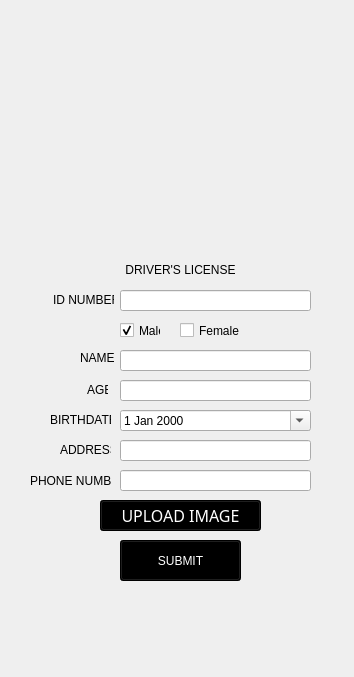
<?xml version="1.0" encoding="UTF-8"?>
<ui version="4.0">
 <class>Form</class>
 <widget class="QWidget" name="Form">
  <property name="geometry">
   <rect>
    <x>0</x>
    <y>0</y>
    <width>354</width>
    <height>677</height>
   </rect>
  </property>
  <property name="windowTitle">
   <string>Form</string>
  </property>
  <widget class="QLineEdit" name="DLName">
   <property name="geometry">
    <rect>
     <x>120</x>
     <y>350</y>
     <width>191</width>
     <height>21</height>
    </rect>
   </property>
  </widget>
  <widget class="QLabel" name="DLAgeLabel">
   <property name="geometry">
    <rect>
     <x>87</x>
     <y>380</y>
     <width>21</width>
     <height>20</height>
    </rect>
   </property>
   <property name="text">
    <string>AGE</string>
   </property>
  </widget>
  <widget class="QLineEdit" name="DLAge">
   <property name="geometry">
    <rect>
     <x>120</x>
     <y>380</y>
     <width>191</width>
     <height>21</height>
    </rect>
   </property>
  </widget>
  <widget class="QLabel" name="DLAddressLabel">
   <property name="geometry">
    <rect>
     <x>60</x>
     <y>440</y>
     <width>51</width>
     <height>20</height>
    </rect>
   </property>
   <property name="text">
    <string>ADDRESS</string>
   </property>
  </widget>
  <widget class="QLabel" name="DLNameLabel">
   <property name="geometry">
    <rect>
     <x>80</x>
     <y>350</y>
     <width>41</width>
     <height>16</height>
    </rect>
   </property>
   <property name="text">
    <string>NAME</string>
   </property>
  </widget>
  <widget class="QLabel" name="DLPhonenumberLabel">
   <property name="geometry">
    <rect>
     <x>30</x>
     <y>470</y>
     <width>81</width>
     <height>21</height>
    </rect>
   </property>
   <property name="text">
    <string>PHONE NUMBER</string>
   </property>
  </widget>
  <widget class="QLabel" name="DLTitle">
   <property name="geometry">
    <rect>
     <x>110</x>
     <y>260</y>
     <width>141</width>
     <height>20</height>
    </rect>
   </property>
   <property name="styleSheet">
    <string notr="true">font: 15pt &quot;Bahnschrift&quot;;</string>
   </property>
   <property name="text">
    <string>DRIVER'S LICENSE</string>
   </property>
   <property name="alignment">
    <set>Qt::AlignCenter</set>
   </property>
  </widget>
  <widget class="QLineEdit" name="DLAddress">
   <property name="geometry">
    <rect>
     <x>120</x>
     <y>440</y>
     <width>191</width>
     <height>21</height>
    </rect>
   </property>
  </widget>
  <widget class="QLabel" name="DLBirthdateLabel">
   <property name="geometry">
    <rect>
     <x>50</x>
     <y>410</y>
     <width>61</width>
     <height>20</height>
    </rect>
   </property>
   <property name="text">
    <string>BIRTHDATE</string>
   </property>
  </widget>
  <widget class="QCheckBox" name="DLFcheckBox_2">
   <property name="geometry">
    <rect>
     <x>180</x>
     <y>320</y>
     <width>61</width>
     <height>21</height>
    </rect>
   </property>
   <property name="text">
    <string>Female</string>
   </property>
  </widget>
  <widget class="QLineEdit" name="DLPhonenumber">
   <property name="geometry">
    <rect>
     <x>120</x>
     <y>470</y>
     <width>191</width>
     <height>21</height>
    </rect>
   </property>
  </widget>
  <widget class="QLabel" name="label">
   <property name="geometry">
    <rect>
     <x>0</x>
     <y>0</y>
     <width>351</width>
     <height>641</height>
    </rect>
   </property>
   <property name="styleSheet">
    <string notr="true">background-image: url(:/IMAGE/2.png);</string>
   </property>
   <property name="text">
    <string/>
   </property>
  </widget>
  <widget class="QCheckBox" name="DLMcheckBox">
   <property name="enabled">
    <bool>true</bool>
   </property>
   <property name="geometry">
    <rect>
     <x>120</x>
     <y>320</y>
     <width>41</width>
     <height>21</height>
    </rect>
   </property>
   <property name="text">
    <string>Male</string>
   </property>
   <property name="checked">
    <bool>true</bool>
   </property>
  </widget>
  <widget class="QPushButton" name="DLSubmit">
   <property name="geometry">
    <rect>
     <x>120</x>
     <y>540</y>
     <width>121</width>
     <height>41</height>
    </rect>
   </property>
   <property name="styleSheet">
    <string notr="true">font: 22pt &quot;Bebas&quot;;
color: white;
background-color: rgb(0, 0, 0);



</string>
   </property>
   <property name="text">
    <string>SUBMIT</string>
   </property>
  </widget>
  <widget class="QLineEdit" name="DLIdNumber">
   <property name="geometry">
    <rect>
     <x>120</x>
     <y>290</y>
     <width>191</width>
     <height>21</height>
    </rect>
   </property>
  </widget>
  <widget class="QLabel" name="DLNameLabel_2">
   <property name="geometry">
    <rect>
     <x>53</x>
     <y>290</y>
     <width>61</width>
     <height>20</height>
    </rect>
   </property>
   <property name="text">
    <string>ID NUMBER</string>
   </property>
  </widget>
  <widget class="QDateEdit" name="DLBirthdate">
   <property name="geometry">
    <rect>
     <x>120</x>
     <y>410</y>
     <width>191</width>
     <height>21</height>
    </rect>
   </property>
   <property name="calendarPopup">
    <bool>true</bool>
   </property>
  </widget>
  <widget class="QPushButton" name="DLIMAGE">
   <property name="geometry">
    <rect>
     <x>100</x>
     <y>500</y>
     <width>161</width>
     <height>31</height>
    </rect>
   </property>
   <property name="font">
    <font>
     <family>Bebas</family>
     <pointsize>12</pointsize>
     <weight>50</weight>
     <italic>false</italic>
     <bold>false</bold>
    </font>
   </property>
   <property name="styleSheet">
    <string notr="true">font: 12pt &quot;Bebas&quot;;
color: white;
background-color: rgb(0, 0, 0);



</string>
   </property>
   <property name="text">
    <string>UPLOAD IMAGE</string>
   </property>
   <property name="iconSize">
    <size>
     <width>12</width>
     <height>12</height>
    </size>
   </property>
  </widget>
  <zorder>label</zorder>
  <zorder>DLName</zorder>
  <zorder>DLAgeLabel</zorder>
  <zorder>DLAge</zorder>
  <zorder>DLAddressLabel</zorder>
  <zorder>DLNameLabel</zorder>
  <zorder>DLPhonenumberLabel</zorder>
  <zorder>DLTitle</zorder>
  <zorder>DLAddress</zorder>
  <zorder>DLBirthdateLabel</zorder>
  <zorder>DLFcheckBox_2</zorder>
  <zorder>DLPhonenumber</zorder>
  <zorder>DLMcheckBox</zorder>
  <zorder>DLSubmit</zorder>
  <zorder>DLIdNumber</zorder>
  <zorder>DLNameLabel_2</zorder>
  <zorder>DLBirthdate</zorder>
  <zorder>DLIMAGE</zorder>
 </widget>
 <resources>
  <include location="IMAGES.qrc"/>
 </resources>
 <connections>
  <connection>
   <sender>DLMcheckBox</sender>
   <signal>clicked()</signal>
   <receiver>DLFcheckBox_2</receiver>
   <slot>toggle()</slot>
   <hints>
    <hint type="sourcelabel">
     <x>140</x>
     <y>340</y>
    </hint>
    <hint type="destinationlabel">
     <x>191</x>
     <y>342</y>
    </hint>
   </hints>
  </connection>
  <connection>
   <sender>DLFcheckBox_2</sender>
   <signal>clicked()</signal>
   <receiver>DLMcheckBox</receiver>
   <slot>toggle()</slot>
   <hints>
    <hint type="sourcelabel">
     <x>231</x>
     <y>340</y>
    </hint>
    <hint type="destinationlabel">
     <x>150</x>
     <y>345</y>
    </hint>
   </hints>
  </connection>
 </connections>
</ui>
